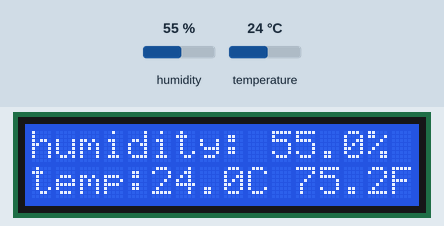
A sketch run on a simulated Arduino Uno, built with avr-gcc and run on an emulated ATmega328P. Shown: 16×2 character LCD. The inputs (shaded band) are chosen by the test bench; at power-on: humidity 55 %, temperature 24 °C. What the sketch prints to the serial monitor is not drawn.

Above: at 2.6 s.
2.7 s: humidity set to 22 %
At 5.5 s:
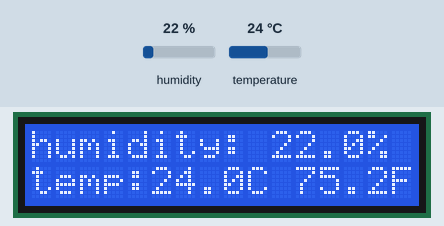
6.3 s: temperature set to 12 °C
At 8.0 s:
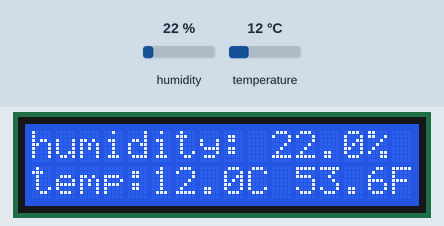
9.9 s: humidity set to 40 %
At 12.8 s:
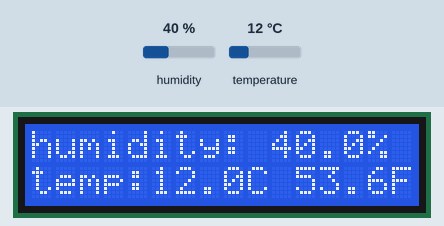
13.6 s: temperature set to 19 °C
At 15.2 s:
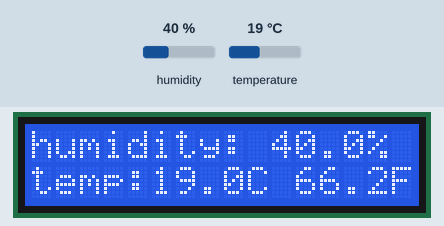
Timing chart, 0 to 16.7 s (numbered marks = the images above; inputs shaded):
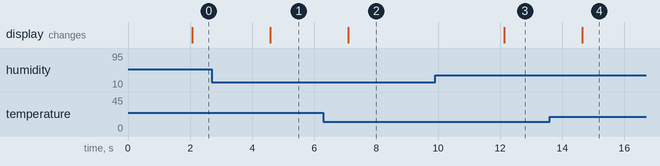

Measured:
- after the input at 2.7 s, the display: changes after 1.9 s (image 1)
- after the input at 6.3 s, the display: changes after 0.80 s (image 2)
- after the input at 9.9 s, the display: changes after 2.2 s (image 3)
- after the input at 13.6 s, the display: changes after 1.0 s (image 4)

The sketch:

DHT_test1.ino
```cpp
#include <Wire.h>
#include "DHT.h"
#include <LiquidCrystal.h>
LiquidCrystal lcd(12, 11, 7, 6, 5, 4);
DHT dht;
void setup()
{
  Serial.begin(9600);
  Serial.println();
  Serial.println("Status\tHumidity (%)\tTemperature (C)\t(F)");
  dht.setup(8); // data pin 2
  lcd.begin(16,2);
}

void loop()
{
  delay(dht.getMinimumSamplingPeriod());
  float humidity = dht.getHumidity(); // ดึงค่าความชื้น
  float temperature = dht.getTemperature(); // ดึงค่าอุณหภูมิ
  Serial.print(dht.getStatusString());
  Serial.print("\t");
  Serial.print(humidity, 1);
  Serial.print("\t\t");
  Serial.print(temperature, 1);
  Serial.print("\t\t");
  Serial.println(dht.toFahrenheit(temperature), 1);

  lcd.setCursor(0, 0);
  lcd.print("humidity:     ");
  lcd.setCursor(10, 0);
  lcd.print(humidity);
  lcd.setCursor(14, 0);
  lcd.print("%");
  lcd.setCursor(0, 1);
  lcd.print("temp:     ");
  lcd.setCursor(5, 1);
  lcd.print(temperature);
  lcd.setCursor(9, 1);
  lcd.print("C");
  lcd.setCursor(11, 1);
  lcd.print(dht.toFahrenheit(temperature));
  lcd.setCursor(15, 1);
  lcd.print("F");
  delay(500);

}
```
